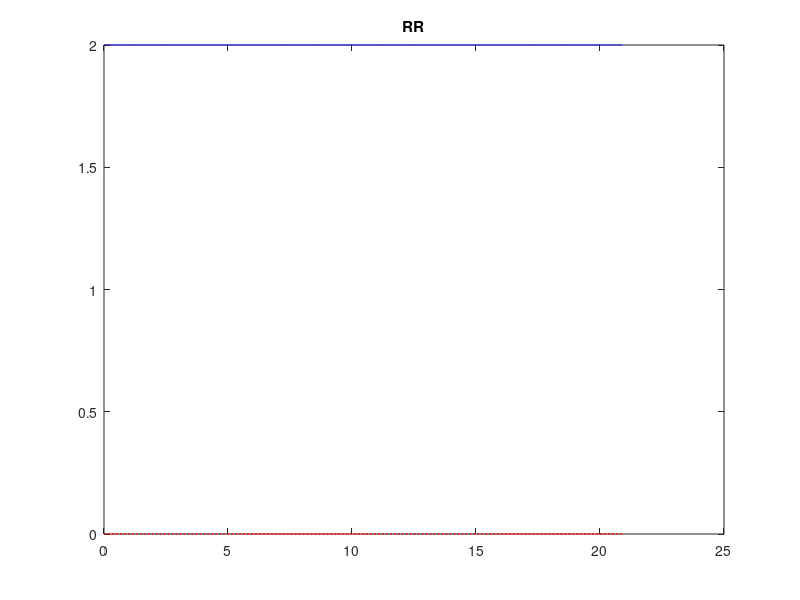
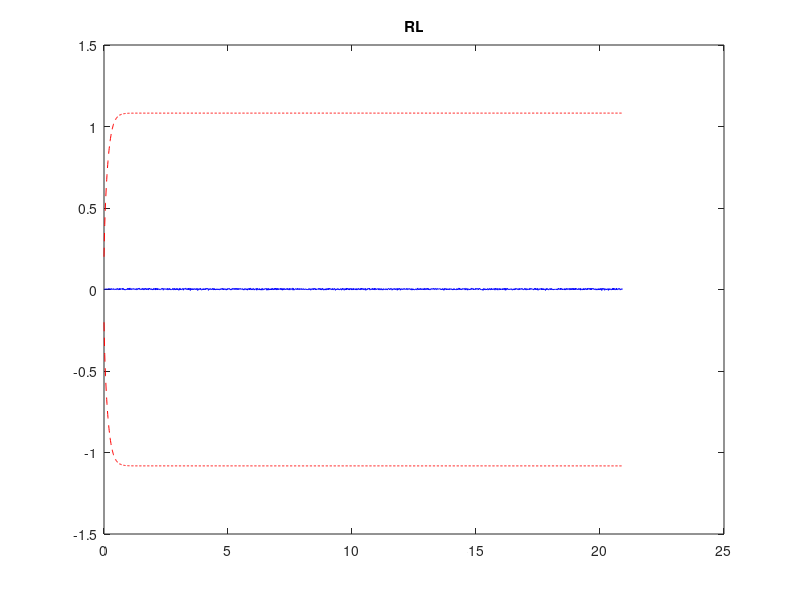
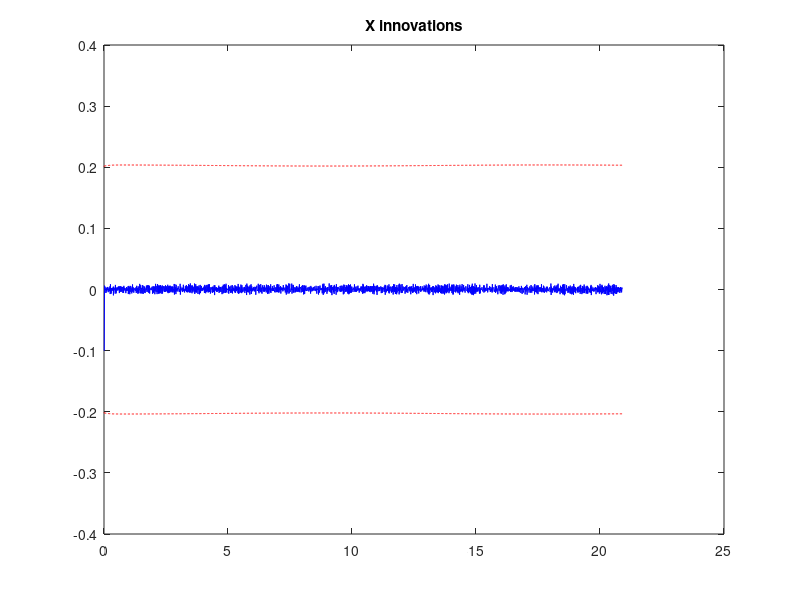
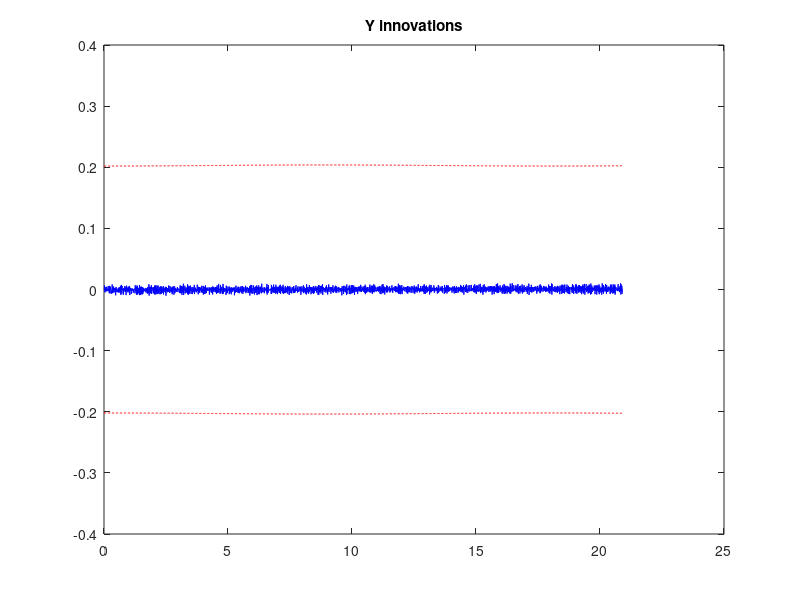

These charts were generated, in order, by the following MATLAB code:
data = load('IMMData_NMPC');

m           = 1; %Number of models
RR          = 2;
RL          = 2;
time        = [data.Filter_tout];
X           = [data.Filter_Xout];
P           = [data.Filter_Pout];
innovations = [data.Filter_Innovations];
S           = [data.Filter_S];
obsStates   = length(innovations)/m;
% time        = time(1:end-1)

figure;
plot(time,RR-X(4,:),'b')
hold on
plot(time,2*sqrt(P(4,:)),'--r')
hold on
plot(time,-2*sqrt(P(4,:)),'--r')
title('RR')

figure;
plot(time,RL-X(5,:),'b')
hold on
plot(time,2*sqrt(P(5,:)),'--r')
hold on
plot(time,-2*sqrt(P(5,:)),'--r')
title('RL')

for i = 1:m
    figure;
    plot(time,innovations(1,:),'b')
    hold on
    plot(time,2*sqrt(S(1,:)),'--r')
    hold on
    plot(time,-2*sqrt(S(1,:)),'--r')
    title('X innovations')
    
    figure;
    plot(time,innovations(2,:),'b')
    hold on
    plot(time,2*sqrt(S(2,:)),'--r')
    hold on
    plot(time,-2*sqrt(S(2,:)),'--r')
    title('Y innovations')
    
    figure;
    plot(time,innovations(3,:),'b')
    hold on
    plot(time,2*sqrt(S(3,:)),'--r')
    hold on
    plot(time,-2*sqrt(S(3,:)),'--r')
    title('Psi innovations')
end